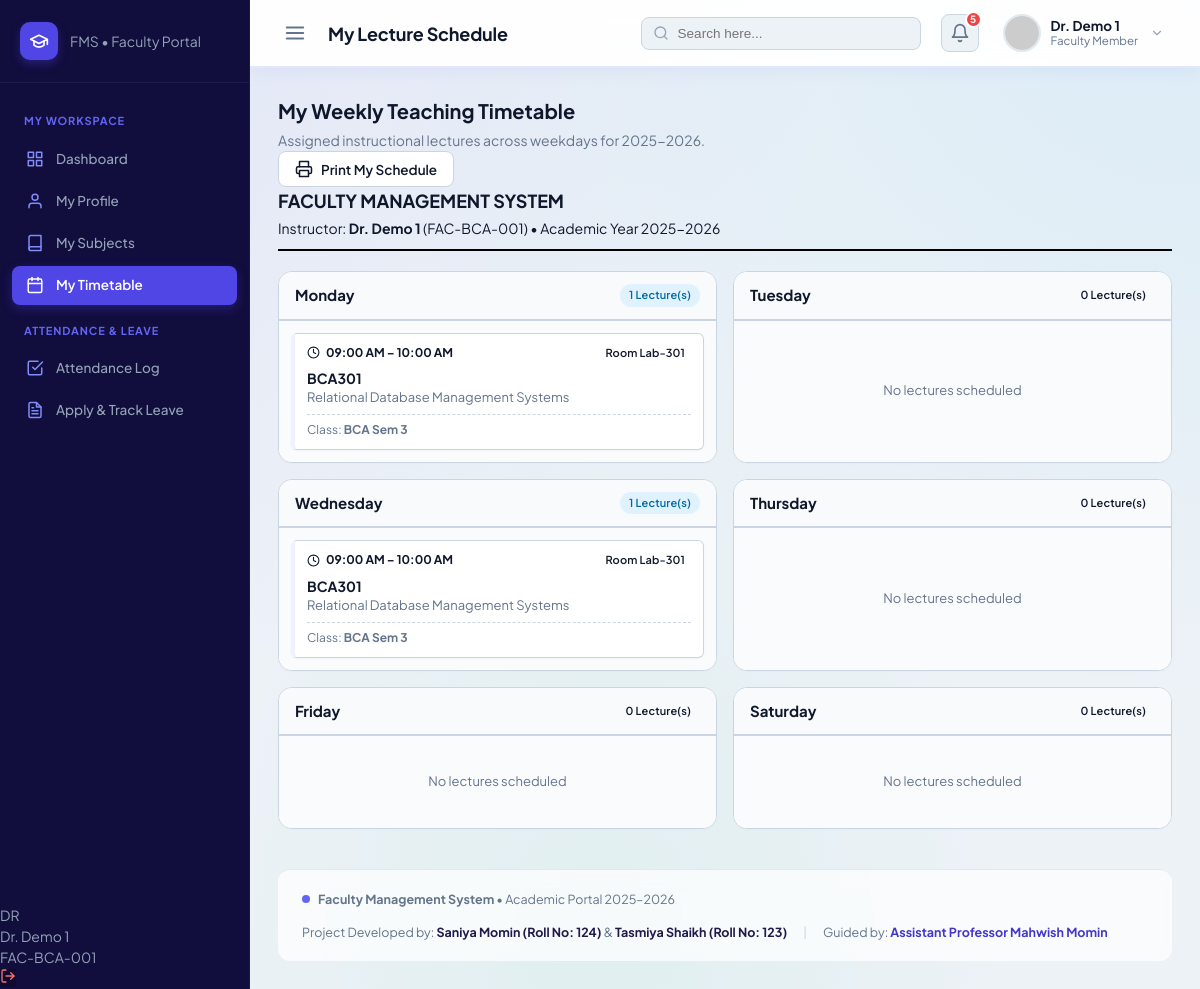
The page /faculty/timetable.php (signed in) on the database its author committed.
### tables this page shows
CREATE TABLE `timetable` (
  `id` INT AUTO_INCREMENT PRIMARY KEY,
  `faculty_id` INT NOT NULL,
  `subject_id` INT NOT NULL,
  `department_id` INT NOT NULL,
  `day_of_week` ENUM('Monday', 'Tuesday', 'Wednesday', 'Thursday', 'Friday', 'Saturday') NOT NULL,
  `start_time` TIME NOT NULL,
  `end_time` TIME NOT NULL,
  `room_number` VARCHAR(30) NOT NULL,
  `semester` INT NOT NULL,
  `created_at` TIMESTAMP DEFAULT CURRENT_TIMESTAMP,
  UNIQUE KEY `unique_room_day_slot` (`room_number`, `day_of_week`, `start_time`),
  UNIQUE KEY `unique_faculty_day_slot` (`faculty_id`, `day_of_week`, `start_time`),
  INDEX `idx_timetable_day` (`day_of_week`),
  CONSTRAINT `fk_tt_faculty` FOREIGN KEY (`faculty_id`) 
    REFERENCES `faculty` (`id`) ON DELETE CASCADE ON UPDATE CASCADE,
  CONSTRAINT `fk_tt_subject` FOREIGN KEY (`subject_id`) 
    REFERENCES `subjects` (`id`) ON DELETE CASCADE ON UPDATE CASCADE,
  CONSTRAINT `fk_tt_department` FOREIGN KEY (`department_id`) 
    REFERENCES `departments` (`id`) ON DELETE CASCADE ON UPDATE CASCADE
);

CREATE TABLE `subjects` (
  `id` INT AUTO_INCREMENT PRIMARY KEY,
  `subject_code` VARCHAR(20) NOT NULL UNIQUE,
  `subject_name` VARCHAR(100) NOT NULL,
  `department_id` INT NOT NULL,
  `semester` INT NOT NULL,
  `credits` INT NOT NULL DEFAULT 4,
  `created_at` TIMESTAMP DEFAULT CURRENT_TIMESTAMP,
  INDEX `idx_subjects_dept` (`department_id`),
  INDEX `idx_subjects_semester` (`semester`),
  CONSTRAINT `fk_subjects_department` FOREIGN KEY (`department_id`) 
    REFERENCES `departments` (`id`) ON DELETE CASCADE ON UPDATE CASCADE
);

CREATE TABLE `departments` (
  `id` INT AUTO_INCREMENT PRIMARY KEY,
  `dept_code` VARCHAR(10) NOT NULL UNIQUE,
  `dept_name` VARCHAR(100) NOT NULL,
  `description` VARCHAR(255) DEFAULT NULL,
  `created_at` TIMESTAMP DEFAULT CURRENT_TIMESTAMP
);

### includes/functions.php (called while the page is built, shortened)
<?php
function escape($string) {
    return htmlspecialchars((string)($string ?? ''), ENT_QUOTES, 'UTF-8');
}

### faculty/timetable.php (the view, shortened to what this page needs)
<?php
$db = getDB();
$facultyId = (int)$_SESSION['faculty_id'];
$daysOfWeek = ['Monday', 'Tuesday', 'Wednesday', 'Thursday', 'Friday', 'Saturday'];
$slots = [];
try {
    $sql = "
        SELECT t.*,
               s.subject_code, s.subject_name, s.credits,
               d.dept_code, d.dept_name
        FROM timetable t
        JOIN subjects s ON t.subject_id = s.id
        JOIN departments d ON t.department_id = d.id
        WHERE t.faculty_id = :fac_id
        ORDER BY t.start_time ASC
    ";
    $stmt = $db->prepare($sql);
    $stmt->execute([':fac_id' => $facultyId]);
    $slots = $stmt->fetchAll();
} catch (Exception $e) {
    error_log("Faculty Timetable Error: " . $e->getMessage());
}
$daySlots = [];
foreach ($daysOfWeek as $day) {
    $daySlots[$day] = [];
}
foreach ($slots as $slot) {
    if (isset($daySlots[$slot['day_of_week']])) {
        $daySlots[$slot['day_of_week']][] = $slot;
    }
}
include __DIR__ . '/../includes/header.php';
?>
<div class="content-header">
    <div>
        <h2 style="font-size: 20px; font-weight: 700; color: var(--text); margin: 0 0 4px;">My Weekly Teaching Timetable</h2>
        <p style="color: var(--text-muted); font-size: 14px; margin: 0;">Assigned instructional lectures across weekdays for <?php echo escape(ACADEMIC_YEAR); ?>.</p>
    </div>
    <div class="no-print">
        <button type="button" class="btn btn-secondary" onclick="window.print();">
            <svg width="18" height="18" viewBox="0 0 24 24" fill="none" stroke="currentColor" stroke-width="2" stroke-linecap="round" stroke-linejoin="round">
                <polyline points="6 9 6 2 18 2 18 9"/>
                <path d="M6 18H4a2 2 0 0 1-2-2v-5a2 2 0 0 1 2-2h16a2 2 0 0 1 2 2v5a2 2 0 0 1-2 2h-2"/>
                <rect x="6" y="14" width="12" height="8"/>
            </svg>
            Print My Schedule
        </button>
    </div>
</div>
<div class="print-only" style="margin-bottom: 20px; border-bottom: 2px solid #000; padding-bottom: 10px;">
    <h2 style="margin: 0; font-size: 18px; text-transform: uppercase;"><?php echo escape(APP_NAME); ?></h2>
    <div style="font-size: 14px; margin-top: 4px;">
        Instructor: <strong><?php echo escape($_SESSION['full_name']); ?></strong> (<?php echo escape($_SESSION['emp_id']); ?>) &bull; Academic Year <?php echo escape(ACADEMIC_YEAR); ?>
    </div>
</div>
<div style="display: grid; grid-template-columns: repeat(auto-fit, minmax(320px, 1fr)); gap: 16px;">
    <?php foreach ($daysOfWeek as $day): ?>
        <div class="card" style="display: flex; flex-direction: column;">
            <div class="card-header" style="background: #F8FAFC; padding: 12px 16px; border-bottom: 2px solid var(--border);">
                <div style="display: flex; align-items: center; justify-content: space-between; width: 100%;">
                    <div style="font-weight: 700; color: var(--text); font-size: 15px;">
                        <?php echo $day; ?>
                    </div>
                    <span class="badge <?php echo !empty($daySlots[$day]) ? 'badge-info' : ''; ?>" style="font-size: 11px;">
                        <?php echo count($daySlots[$day]); ?> Lecture(s)
                    </span>
                </div>
            </div>
            <div class="card-body" style="padding: 12px; flex: 1; display: flex; flex-direction: column; gap: 10px; background: #FAFBFD;">
                <?php if (empty($daySlots[$day])): ?>
                    <div style="text-align: center; color: var(--text-muted); font-size: 13px; padding: 24px 0; margin: auto;">
                        No lectures scheduled
                    </div>
                <?php else: ?>
                    <?php foreach ($daySlots[$day] as $slot): ?>
                        <div style="background: var(--surface); border: 1px solid var(--border); border-left: 4px solid var(--primary-light); border-radius: 6px; padding: 10px 12px; box-shadow: 0 1px 2px rgba(0,0,0,0.03);">
                            <div style="display: flex; justify-content: space-between; align-items: flex-start; gap: 8px;">
                                <div style="display: inline-flex; align-items: center; gap: 6px; font-weight: 700; font-size: 12px; color: var(--primary-dark);">
                                    <svg width="13" height="13" viewBox="0 0 24 24" fill="none" stroke="currentColor" stroke-width="2" stroke-linecap="round" stroke-linejoin="round">
                                        <circle cx="12" cy="12" r="10"/>
                                        <polyline points="12 6 12 12 16 14"/>
                                    </svg>
                                    <?php echo date('h:i A', strtotime($slot['start_time'])); ?> &ndash; <?php echo date('h:i A', strtotime($slot['end_time'])); ?>
                                </div>
                                <span class="badge badge-warning" style="font-size: 11px; padding: 1px 6px;">
                                    Room <?php echo escape($slot['room_number']); ?>
                                </span>
                            </div>
                            <div style="margin-top: 6px;">
                                <div style="font-weight: 700; color: var(--text); font-size: 14px;">
                                    <?php echo escape($slot['subject_code']); ?>
                                </div>
                                <div style="font-size: 13px; color: var(--text-muted); line-height: 1.3;">
                                    <?php echo escape($slot['subject_name']); ?>
                                </div>
                            </div>
                            <div style="margin-top: 8px; padding-top: 6px; border-top: 1px dashed var(--border); font-size: 12px; color: var(--text-muted);">
                                Class: <strong style="color: var(--text);"><?php echo escape($slot['dept_code']); ?> Sem <?php echo (int)$slot['semester']; ?></strong>
                            </div>
                        </div>
                    <?php endforeach; ?>
                <?php endif; ?>
            </div>
        </div>
    <?php endforeach; ?>
</div>
<?php include __DIR__ . '/../includes/footer.php'; ?>

### assets/css/style.css (style rules this page uses)
:root { --primary: #4F46E5; --primary-hover: #4338CA; --primary-light: #EEF2FF; --sidebar-bg: #110D3D; --sidebar-hover: rgba(255, 255, 255, 0.07); --sidebar-active: #4F46E5; --sidebar-text: #94A3B8; --sidebar-text-active: #FFFFFF; --sidebar-header: #6366F1; --bg-main: #EDF2F7; --surface: #FFFFFF; --surface-subtle: #E2E8F0; --text-main: #0F172A; --text-muted: #64748B; --text-light: #94A3B8; --border: #CBD5E1; --border-light: #E2E8F0; --success: #10B981; --success-bg: #DCFCE7; --success-text: #15803D; --warning: #F59E0B; --warning-bg: #FEF3C7; --warning-text: #B45309; --danger: #EF4444; --danger-bg: #FEE2E2; --danger-text: #B91C1C; --info: #0284C7; --info-bg: #E0F2FE; --info-text: #0369A1; --sidebar-width: 250px; --topbar-height: 68px; --radius-sm: 6px; --radius-md: 10px; --radius-lg: 14px; }
*, *::before, *::after { box-sizing: border-box; margin: 0; padding: 0; }
body { font-family: 'Plus Jakarta Sans', -apple-system, BlinkMacSystemFont, "Segoe UI", Roboto, sans-serif; background-color: #EDF2F7; background-image: radial-gradient(at 0% 0%, rgba(99, 102, 241, 0.09) 0px, transparent 50%), radial-gradient(at 100% 0%, rgba(14, 165, 233, 0.08) 0px, transparent 50%), radial-gradient(at 50% 100%, rgba(16, 185, 129, 0.06) 0px, transparent 50%); background-attachment: fixed; color: var(--text-main); font-size: 14px; line-height: 1.5; -webkit-font-smoothing: antialiased; }
.badge { display: inline-flex; align-items: center; padding: 3px 9px; border-radius: 9999px; font-size: 11.5px; font-weight: 600; letter-spacing: 0.01em; white-space: nowrap; }
.badge-info { background: var(--info-bg); color: var(--info-text); }
.card { background: #FFFFFF; border: 1px solid var(--border); border-radius: var(--radius-lg); box-shadow: 0 1px 3px rgba(0, 0, 0, 0.02); overflow: hidden; }
.card-header { padding: 18px 24px; border-bottom: 1px solid var(--border); display: flex; align-items: center; justify-content: space-between; flex-wrap: wrap; gap: 12px; }
.card-body { padding: 24px; }
.btn { display: inline-flex; align-items: center; justify-content: center; gap: 8px; padding: 8px 16px; border-radius: 8px; font-size: 13.5px; font-weight: 600; cursor: pointer; transition: all 0.15s ease; border: 1px solid transparent; text-decoration: none; font-family: inherit; }
.btn-secondary { background: #FFFFFF; border-color: var(--border); color: var(--text-main); }

### rows shown on the page
timetable: start_time "09:00 AM", end_time "10:00 AM", room_number "Lab-301", subject.subject_code "BCA301", subject.subject_name "Relational Database Management Systems", department.dept_code "BCA", semester "3"
timetable: start_time "09:00 AM", end_time "10:00 AM", room_number "Lab-301", subject.subject_code "BCA301", subject.subject_name "Relational Database Management Systems", department.dept_code "BCA", semester "3"

### other values the page prints
substr(escape($facName), 0, 2) "DR"
$facName "Dr. Demo 1"
$facEmpId "FAC-BCA-001"
$pageTitle "My Lecture Schedule"
$currentUser['full_name'] ?: 'Administrator' "Dr. Demo 1"
ACADEMIC_YEAR "2025-2026"
APP_NAME "FACULTY MANAGEMENT SYSTEM"
$_SESSION['full_name'] "Dr. Demo 1"
$_SESSION['emp_id'] "FAC-BCA-001"
$day "Monday"
count($daySlots[$day]) "1"
$day "Tuesday"
count($daySlots[$day]) "0"
$day "Wednesday"
$day "Thursday"
